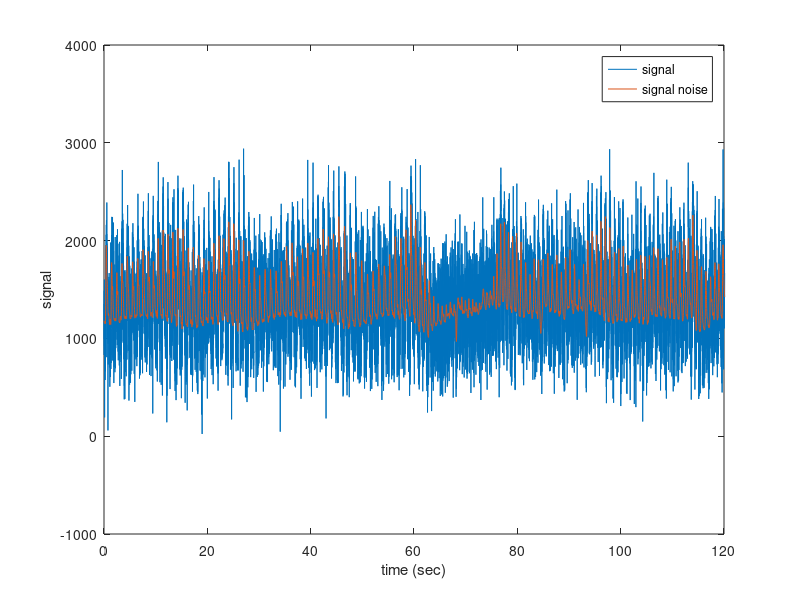
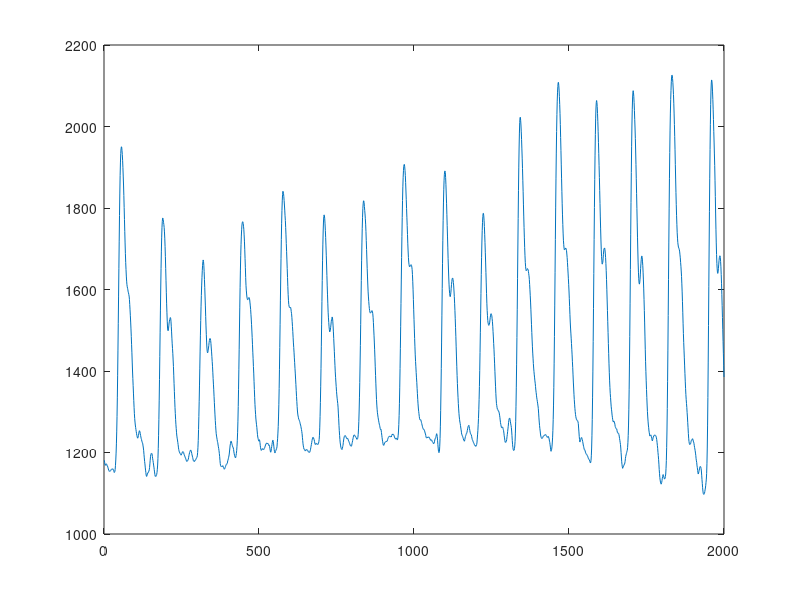
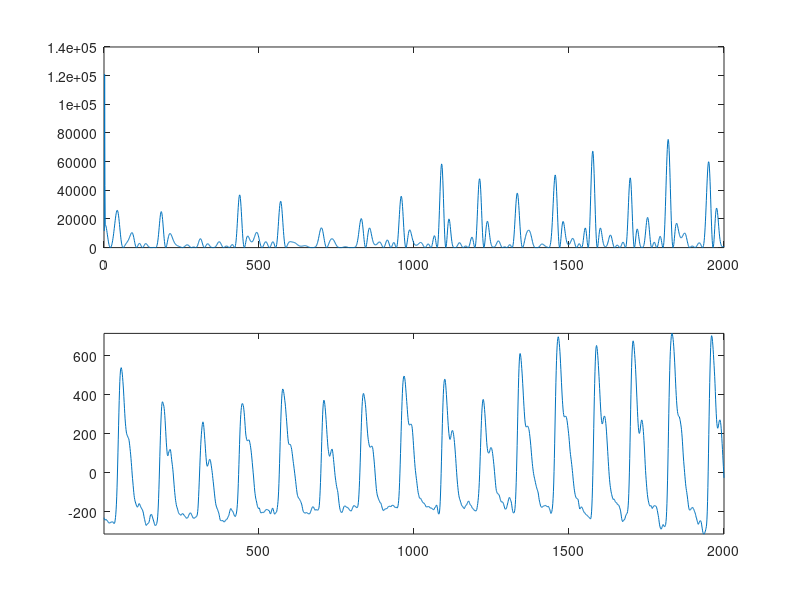

These figures' MATLAB source, in order:
%% Algorithm 1: filtering for the detection of PPG, 
clear all
close all
clc

addpath(genpath('./functions'));
addpath(genpath('./signals'));

%% Signal and data definitions

signal = load('perfect_ppg.mat');
signal = signal.perfect_ppg;
time = load('time_perfect_ppg.mat');
time = time.time_perfect_ppg;
time = (time-time(1))*10^(-3);
Fs = 128; % sampling frequency


snr = -25;
EB_N0 = 1;
v_bbgc = 10^(-snr(EB_N0)/10);


% Generate original signal and a noisy version adding 
% a standard Gaussian white noise. 
signal_noise = signal+v_bbgc*randn(1,length(signal))';

figure, plot(time,signal_noise)
hold all
plot(time,signal), axis([0 120 -1000 4000])
xlabel('time (sec)')
ylabel('signal')
legend('signal','signal noise')

%% Bandpass filtering
Wn = 2*[0.5 3.5]/Fs;
[b1,a1] = butter(5,Wn,'bandpass');

signal_filt1 = filtfilt(b1,a1,signal_noise);

signal_filter = filter([1,2,-2,-1],1,signal_filt1);

signal_square = signal_filter.*signal_filter;

figure, plot(signal(1:2000))

figure, subplot(211); plot(signal_square(1:2000))
subplot(212); plot(signal(1:2000)-mean(signal(1:2000)))
axis('tight')